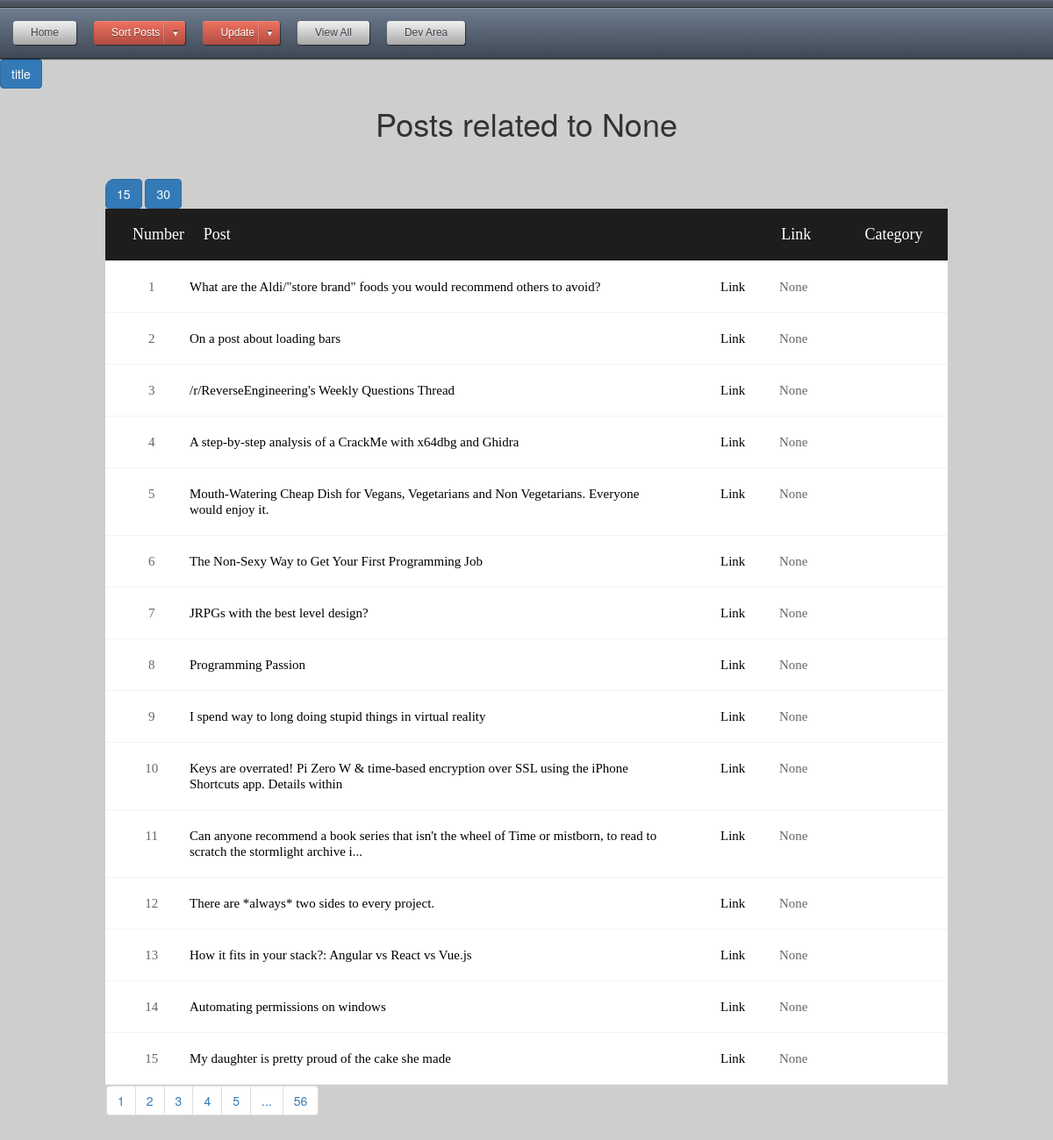
The app's page /sortby/1/15?sort_cat=None with its own data.
### app.py (models this page shows)
class posts(db.Model):
    id = db.Column(db.String, primary_key=True)
    title = db.Column(db.String(80), unique=True, nullable=False)
    link = db.Column(db.String(120), unique=True, nullable=False)
    category = db.Column(db.String(120), unique=True, nullable=False)
    date_added = db.Column(db.String(120), unique=False, nullable=False)
    thread_text = db.Column(db.String(400), unique=True, nullable=False)
    image = db.Column(db.String(400), unique=True, nullable=False)

### app.py (the view)
@app.route('/sortby/<int:page_num>/<int:per_page_res>', methods=['GET', 'POST'])
def sortby(page_num, per_page_res):
	sort_cat = request.args.get('sort_cat', None)
	order_by = request.args.get('order_by', None)
	print(sort_cat)
	per_page = per_page_res
	t3 = posts.query.filter_by(category=sort_cat).order_by(order_by).paginate(per_page=per_page_res, page=page_num, error_out=True)
	return render_template("sortby.html", order_by=order_by, t3=t3, per_page=per_page, posts=posts, zip=zip, sort_cat=sort_cat)

### app.py (called while the page is built)
@app.context_processor
def utility_functions():
    def print_in_console(message):
        print (str(message))
    return dict(mdebug=print_in_console)

@app.context_processor
def inject_user():
    return dict(category=categories)

### templates/sortby.html (shortened to what this page needs)
<!DOCTYPE html>
<html>
<head>
</head>
{% include "topnav.html" %}
<div class="limiter">
<body>
<a href="{{url_for('sortby', page_num=t3.page, per_page_res=15, order_by='title', sort_cat=sort_cat )}}"><button type="button" class="btn btn-primary">title</button></a>
<h1>Posts related to {{sort_cat}}</h1>
	<div class="container-table100">
			<div class="wrap-table100">
				<a href="{{url_for('sortby', page_num=t3.page, per_page_res=15, order_by=order_by, sort_cat=sort_cat )}}"><button type="button" class="btn btn-primary">15</button></a>
				<a href="{{url_for('sortby', page_num=t3.page, per_page_res=30, order_by=order_by, sort_cat=sort_cat )}}"><button type="button" class="btn btn-primary">30</button></a>
					<div class="table">
						<div class="row header">
							<div class="cell">Number</div>
							<div class="cell">Post</div>
							<div class="cell">Link</div>
							<div class="cell">Category</div>
						</div>
						{% for t,i in zip(t3.items, range(per_page, 0, -1)) %}
						<div class="row">
							<div class="cell" data-title="Number">
								{% if t3.page == 1 %}
								{{(t3.page * (per_page+1))-i}}
								{% else %}
								{{(t3.page * (per_page))-(i-1)}}
								{% endif %}
							</div>
							<div class="cell" data-title="Post"><a href="#" data-toggle="modal" data-target="#{{t.id}}">{{t.title}}</div>
							<div class="cell" data-title="Link"><a href="{{t.link}}" target='_blank'>Link</a></div>
							<div class="cell" data-title="Category">{{t.category}}</div>
						</div>
								{% endfor %}
						<nav aria-label="Page navigation example">
							<ul class="pagination" style="margin:1px">
								{% for page in t3.iter_pages(right_edge=1, left_edge=5) %}
									{% if page %}
										<li class="page-item"><a class="page-link" href="{{url_for('sortby', page_num=page, per_page_res=per_page, sort_cat=sort_cat )}}">{{ page }}</a>
									{% else %}
										<li class="page-item"><a class="page-link" href="#">...</a>
									{% endif %}
								{% endfor %}
							</ul>
						</nav>
			</div>
</body>
</html>

### templates/topnav.html (shortened to what this page needs)
<html>
<head>
{% include "bootstrap/base.html" %}
<link rel="stylesheet" type="text/css" href="{{ url_for('static', filename='CSS/style.css') }}">
</head>
<div id='cssmenu'>
<ul>
   <li> <a href="http://127.0.0.1:5000/"><span>Home</span></a></li>
   <li class='active has-sub'><a href='#'><span>Sort Posts</span></a>
   </li>
   <li class='active has-sub'><a href='#'><span>Update</span></a>
    </li>
   <li><a href='{{url_for("viewresults", page_num=1, per_page_res=15)}}'><span>View All</span></a></li>
   <li> <a href="{{url_for('devArea')}}"><span>Dev Area</span></a></li>
</ul>
</div>
<body>

### records on screen
posts: page "1", title "What are the Aldi/\"store brand\" foods you would recommend others to avoid?", category "None"
posts: page "2", title "On a post about loading bars", category "None"
posts: page "3", title "/r/ReverseEngineering's Weekly Questions Thread", category "None"
posts: page "4", title "A step-by-step analysis of a CrackMe with x64dbg and Ghidra", category "None"
posts: page "5", title "Mouth-Watering Cheap Dish for Vegans, Vegetarians and Non Vegetarians. Everyone would enjoy it.", category "None"
posts: page "6", title "The Non-Sexy Way to Get Your First Programming Job", category "None"
posts: page "7", title "JRPGs with the best level design?", category "None"
posts: page "8", title "Programming Passion", category "None"
posts: page "9", title "I spend way to long doing stupid things in virtual reality", category "None"
posts: page "10", title "Keys are overrated! Pi Zero W & time-based encryption over SSL using the iPhone Shortcuts app. Details within", category "None"
posts: page "11", title "Can anyone recommend a book series that isn't the wheel of Time or mistborn, to read to scratch the stormlight archive i...", category "None"
posts: page "12", title "There are *always* two sides to every project.", category "None"
posts: page "13", title "How it fits in your stack?: Angular vs React vs Vue.js", category "None"
posts: page "14", title "Automating permissions on windows", category "None"
posts: page "15", title "My daughter is pretty proud of the cake she made", category "None"

### other values on screen
{{ sort_cat }} "None"
{{ page }} "1" "2" "3" "4" "5" "56"
